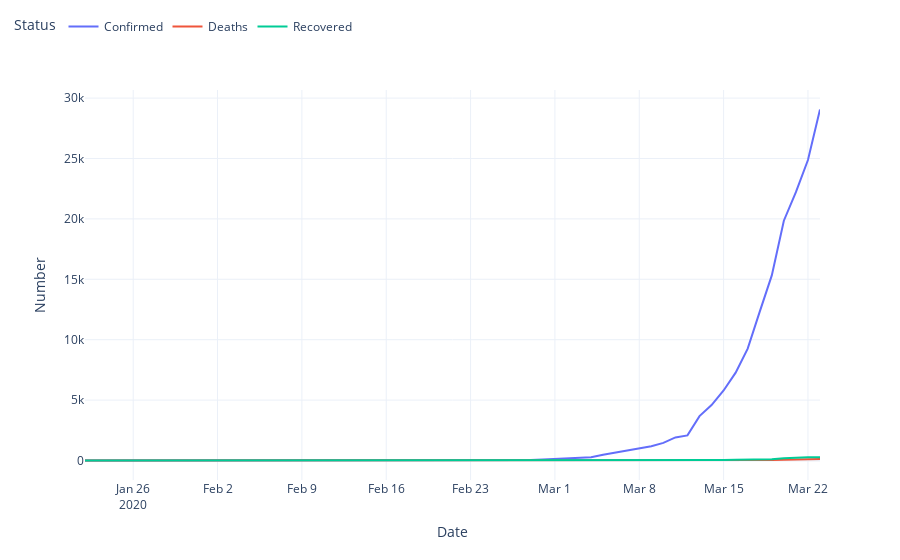

Notebook code for this chart:
### Markdown cell above
### Plotting

### Code cell
print('Historical COVID-19 data of the selected country')
graphic.plot_historical_data(historical_df)
